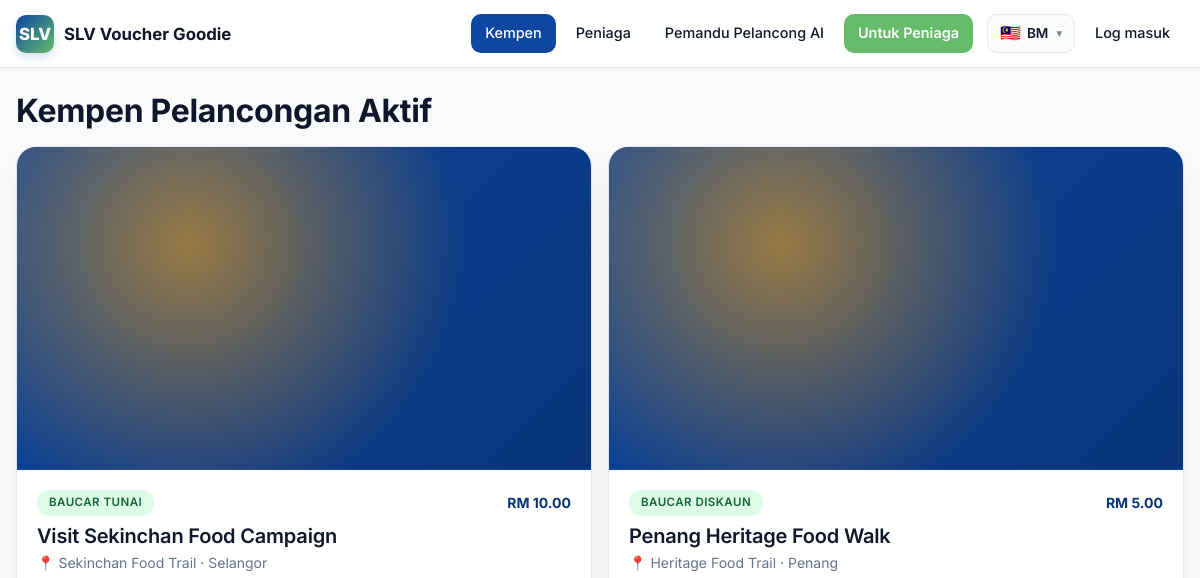
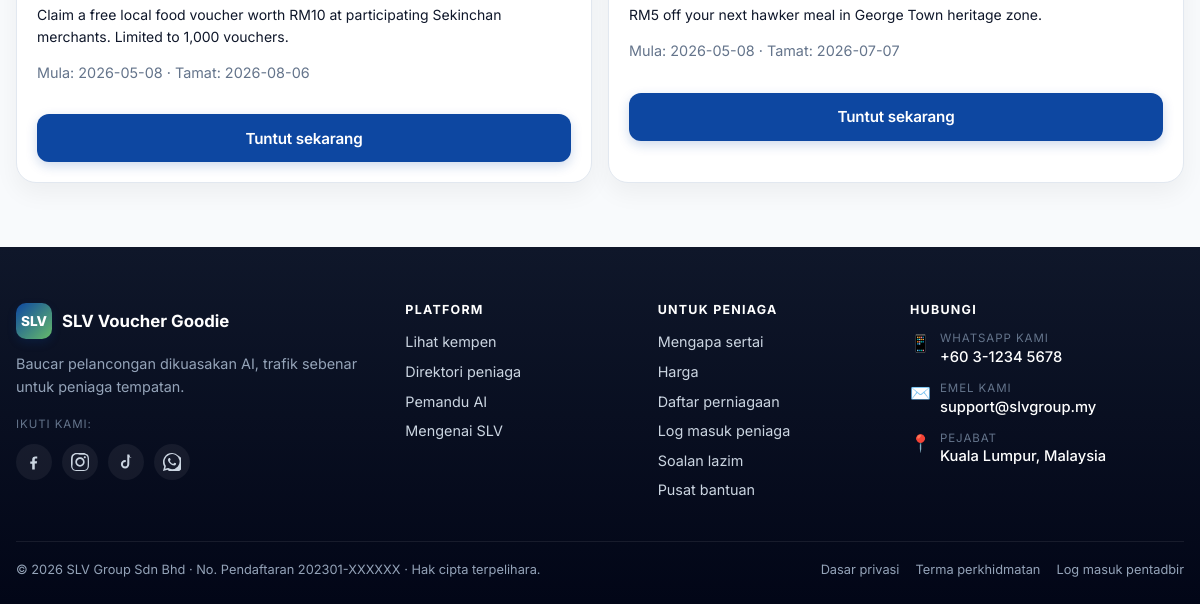
The page /campaigns on the database as committed earlier (2 pictures, top to bottom).
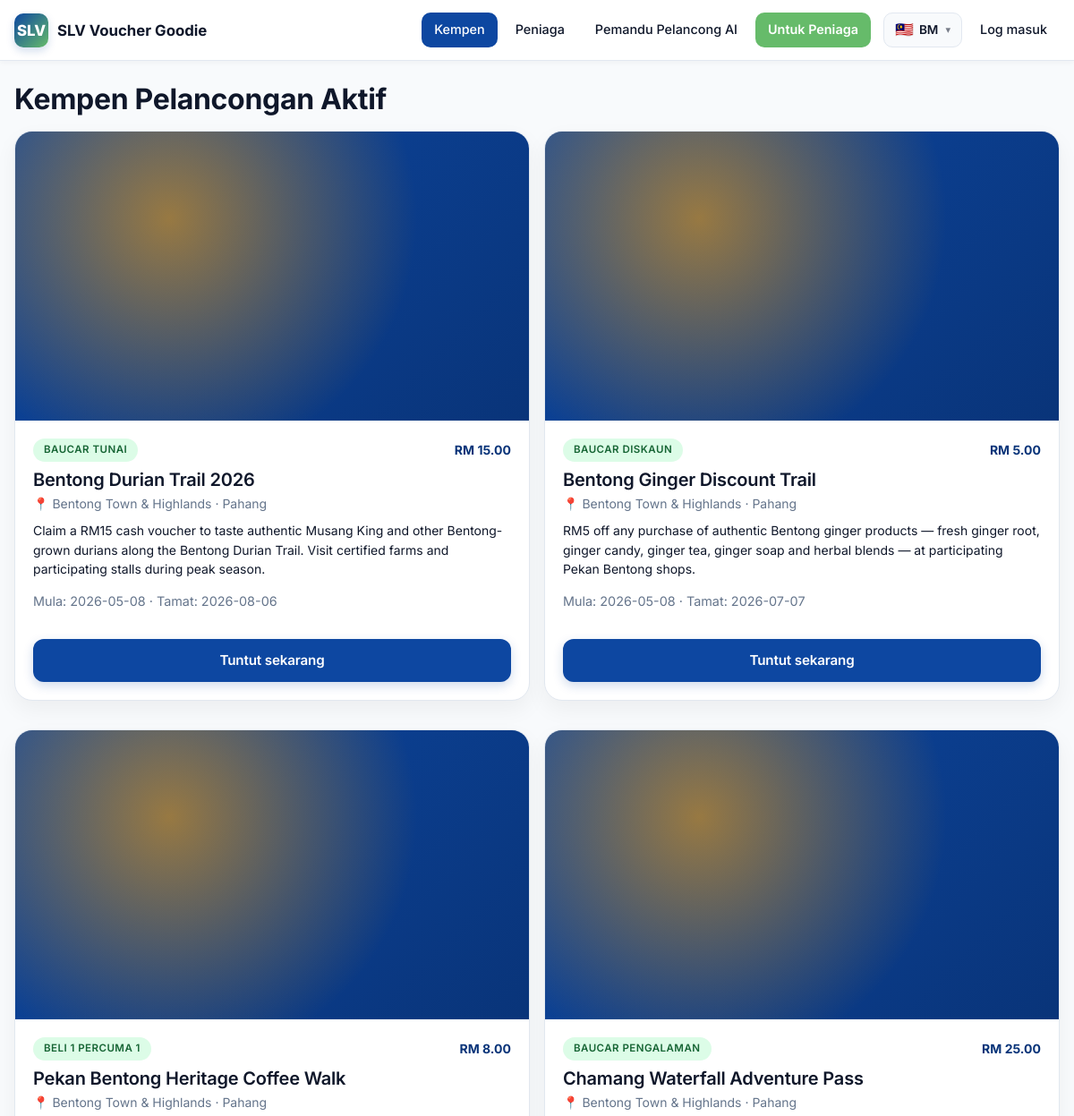
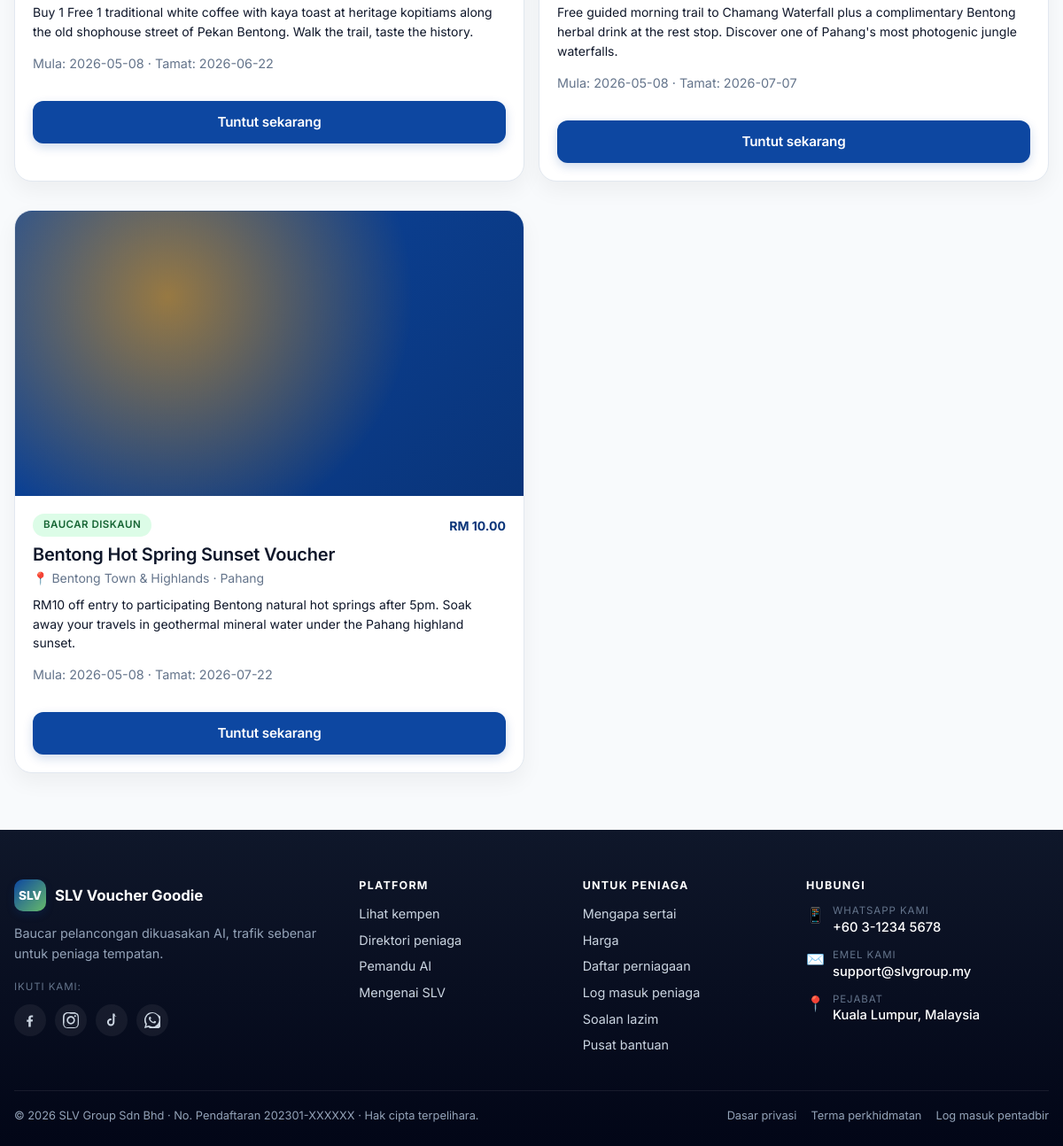
The same page on the database as committed later (2 pictures, top to bottom).
### tables this page shows
CREATE TABLE campaigns (
  id             BIGINT UNSIGNED NOT NULL AUTO_INCREMENT,
  location_id    BIGINT UNSIGNED DEFAULT NULL,
  campaign_name  VARCHAR(180) NOT NULL,
  slug           VARCHAR(180) NOT NULL,
  description    TEXT,
  voucher_type   ENUM('cash','discount','free_gift','b1f1','experience','tourism','festival') NOT NULL DEFAULT 'cash',
  voucher_value  DECIMAL(10,2) NOT NULL DEFAULT 0.00,
  start_date     DATE DEFAULT NULL,
  end_date       DATE DEFAULT NULL,
  banner_image   VARCHAR(255) DEFAULT NULL,
  claim_limit    INT UNSIGNED NOT NULL DEFAULT 0,  
  terms          TEXT,
  status         ENUM('draft','active','ended','paused') NOT NULL DEFAULT 'draft',
  created_at     DATETIME NOT NULL DEFAULT CURRENT_TIMESTAMP,
  PRIMARY KEY (id),
  UNIQUE KEY uniq_campaigns_slug (slug),
  KEY idx_campaigns_location (location_id),
  CONSTRAINT fk_campaigns_location FOREIGN KEY (location_id) REFERENCES locations(id) ON DELETE SET NULL
);

CREATE TABLE locations (
  id           BIGINT UNSIGNED NOT NULL AUTO_INCREMENT,
  state        VARCHAR(80)  NOT NULL,
  city         VARCHAR(80)  DEFAULT NULL,
  area_name    VARCHAR(120) NOT NULL,
  slug         VARCHAR(80)  NOT NULL,
  description  TEXT,
  banner_image VARCHAR(255) DEFAULT NULL,
  map_link     VARCHAR(500) DEFAULT NULL,
  status       ENUM('active','inactive') NOT NULL DEFAULT 'active',
  created_at   DATETIME NOT NULL DEFAULT CURRENT_TIMESTAMP,
  PRIMARY KEY (id),
  UNIQUE KEY uniq_locations_slug (slug),
  KEY idx_locations_state (state)
);

### app/Views/public/campaigns.php (the view, shortened to what the changed rows need)
<h1 class="mt-0 mb-2"><?= e(__('campaign.list_title')) ?></h1>
<?php if (empty($campaigns)): ?>
  <div class="card text-center text-muted"><?= e(__('campaign.no_campaigns')) ?></div>
<?php else: ?>
  <div class="grid grid-2">
    <?php foreach ($campaigns as $c): ?>
      <article class="card" style="padding:0; overflow:hidden;">
        <?php if (!empty($c['banner_image'])): ?>
          <div class="campaign-thumb"
               style="background-image: url('<?= e(asset_or_upload($c['banner_image'])) ?>');"></div>
        <?php else: ?>
          <div class="campaign-thumb campaign-thumb-fallback"></div>
        <?php endif; ?>
        <div style="padding:20px;">
        <div class="flex-between mb-1">
          <span class="pill pill-success"><?= e(__('campaign.types.' . $c['voucher_type'])) ?></span>
          <span class="font-bold" style="color:var(--c-primary-dk);"><?= e(rm($c['voucher_value'])) ?></span>
        </div>
        <h2 style="margin:.2em 0;"><?= e($c['campaign_name']) ?></h2>
        <p class="text-muted" style="margin:0 0 6px;">
          📍 <?= e($c['location_name'] ?? '') ?> · <?= e($c['location_state'] ?? '') ?>
        </p>
        <p style="margin:8px 0;"><?= nl2br(e($c['description'] ?? '')) ?></p>
        <p class="text-muted" style="font-size:.9rem;">
          <?= e(__('campaign.starts')) ?>: <?= e($c['start_date'] ?: '—') ?> ·
          <?= e(__('campaign.ends')) ?>: <?= e($c['end_date'] ?: '—') ?>
        </p>
        <a href="<?= e(url('/campaigns/' . $c['id'])) ?>" class="btn btn-primary btn-block mt-2"><?= e(__('campaign.claim_now')) ?></a>
        </div>
      </article>
    <?php endforeach; ?>
  </div>
<?php endif; ?>

### app/Core/Router.php (shortened to what the changed rows need)
<?php
class Router
{
    private array $routes = [
        'GET' => [], 'POST' => [], 'PUT' => [], 'DELETE' => [],
    ];
    private array $groupMiddleware = [];
    public function group(array $middleware, callable $callback): void
    {
        $previous = $this->groupMiddleware;
        $this->groupMiddleware = array_merge($previous, $middleware);
        $this->groupMiddleware = $previous;
    }
    private function add(string $method, string $path, array $handler, array $middleware): void
    {
        $pattern = preg_replace('#\{([a-zA-Z_][a-zA-Z0-9_]*)\}#', '(?P<$1>[^/]+)', $path);
        $pattern = '#^' . rtrim($pattern, '/') . '/?$#';
        $this->routes[$method][] = [
            'pattern'    => $pattern,
            'handler'    => $handler,
            'middleware' => array_merge($this->groupMiddleware, $middleware),
        ];
    }
    public function dispatch(): void
    {
        $method = $_SERVER['REQUEST_METHOD'] ?? 'GET';
        $uri = parse_url($_SERVER['REQUEST_URI'] ?? '/', PHP_URL_PATH) ?: '/';
        $uri = rtrim($uri, '/') ?: '/';
        foreach ($this->routes[$method] ?? [] as $route) {
            if (preg_match($route['pattern'], $uri, $matches)) {
                $params = array_filter($matches, 'is_string', ARRAY_FILTER_USE_KEY);
                [$controllerClass, $action] = $route['handler'];
                $controller = new $controllerClass();
                $controller->{$action}($params);
                return;
            }
        }
    }
}

### app/Views/partials/topbar.php (shortened to what the changed rows need)
<?php
$lang = \App\Core\Lang::current();
$path = parse_url($_SERVER['REQUEST_URI'] ?? '/', PHP_URL_PATH);
$isActive = fn (string $p) => $path === $p || str_starts_with($path, $p . '/') ? 'active' : '';
$languages = [
    'ms' => ['flag' => '🇲🇾', 'short' => 'BM', 'label' => 'Bahasa Melayu'],
    'en' => ['flag' => '🇬🇧', 'short' => 'EN', 'label' => 'English'],
    'zh' => ['flag' => '🇨🇳', 'short' => '中文', 'label' => '中文'],
];
$currentLang = $languages[$lang] ?? $languages['ms'];
?>
<header class="topbar">
  <div class="topbar-inner">
    <a href="<?= e(url('/')) ?>" class="brand">
      <span class="brand-logo">SLV</span>
      <span class="hide-sm"><?= e(__('app.name')) ?></span>
    </a>
    <nav>
      <a href="<?= e(url('/campaigns')) ?>" class="<?= $isActive('/campaigns') ?>"><?= e(__('nav.campaigns')) ?></a>
      <a href="<?= e(url('/merchants')) ?>" class="<?= $isActive('/merchants') ?>"><?= e(__('nav.merchants')) ?></a>
      <a href="<?= e(url('/chat')) ?>" class="<?= $isActive('/chat') ?>"><?= e(__('nav.chat')) ?></a>
      <a href="<?= e(url('/for-merchants')) ?>" class="<?= $isActive('/for-merchants') ?>"
         style="background:var(--c-accent);color:#fff;font-weight:600;">
        <?= e(__('for_merchants.nav')) ?>
      </a>
      <details class="lang-dropdown" data-lang-dropdown>
        <summary aria-label="<?= e(__('common.language')) ?>">
          <span class="flag"><?= $currentLang['flag'] ?></span>
          <span class="short"><?= e($currentLang['short']) ?></span>
        </summary>
      </details>
      <?php if (\App\Core\Auth::check()): ?>
        <?php if (\App\Core\Auth::role() === 'merchant'): ?>
          <a href="<?= e(url('/merchant')) ?>" class="hide-sm"><?= e(__('nav.merchant_portal')) ?></a>
        <?php elseif (in_array(\App\Core\Auth::role(), ['admin','gov'], true)): ?>
          <a href="<?= e(url('/admin')) ?>" class="hide-sm"><?= e(__('nav.admin')) ?></a>
        <?php endif; ?>
      <?php else: ?>
        <a href="<?= e(url('/merchant/login')) ?>" class="hide-sm"><?= e(__('nav.login')) ?></a>
      <?php endif; ?>
    </nav>
  </div>
</header>

### app/Views/partials/footer_block.php (shortened to what the changed rows need)
<?php
$company = config('config.company', []);
$waNumber = preg_replace('/\D+/', '', (string) ($company['whatsapp'] ?? ''));
$waLink = $waNumber !== '' ? 'https://wa.me/' . $waNumber : '#';
$mailto = 'mailto:' . ($company['email'] ?? 'info@example.com');
$social = $company['social'] ?? [];
?>
<footer class="footer" role="contentinfo">
  <div class="footer-inner">
    <div class="footer-grid">
      <div class="footer-brand">
        <a href="<?= e(url('/')) ?>" class="footer-brand-row">
          <span class="brand-logo">SLV</span>
          <strong><?= e(__('app.name')) ?></strong>
        </a>
        <p class="footer-tagline"><?= e(__('footer.tagline')) ?></p>
        <?php if (!empty($social)): ?>
          <div class="footer-social" aria-label="<?= e(__('footer.follow')) ?>">
            <span class="footer-social-label"><?= e(__('footer.follow')) ?>:</span>
            <?php if (!empty($social['facebook'])): ?>
              <a href="<?= e($social['facebook']) ?>" target="_blank" rel="noopener" aria-label="Facebook" title="Facebook">
                <svg viewBox="0 0 24 24" width="18" height="18" fill="currentColor" aria-hidden="true"><path d="M13 22v-8h2.7l.4-3.1H13V8.9c0-.9.3-1.5 1.6-1.5h1.7V4.6c-.3 0-1.3-.1-2.5-.1-2.5 0-4.2 1.5-4.2 4.3v2.4H7v3.1h2.6V22z"/></svg>
              </a>
            <?php endif; ?>
            <?php if (!empty($social['instagram'])): ?>
              <a href="<?= e($social['instagram']) ?>" target="_blank" rel="noopener" aria-label="Instagram" title="Instagram">
              </a>
            <?php endif; ?>
            <?php if (!empty($social['tiktok'])): ?>
              <a href="<?= e($social['tiktok']) ?>" target="_blank" rel="noopener" aria-label="TikTok" title="TikTok">
                <svg viewBox="0 0 24 24" width="18" height="18" fill="currentColor" aria-hidden="true"><path d="M19.6 6.7a5.4 5.4 0 0 1-3.2-1V15a5.6 5.6 0 1 1-5.6-5.6c.3 0 .6 0 .9.1v2.7c-.3-.1-.6-.1-.9-.1a2.9 2.9 0 1 0 2.9 2.9V2h2.7a5.4 5.4 0 0 0 3.2 4.7z"/></svg>
              </a>
            <?php endif; ?>
            <a href="<?= e($waLink) ?>" target="_blank" rel="noopener" aria-label="WhatsApp" title="WhatsApp">
            </a>
          </div>
        <?php endif; ?>
      </div>
      <div class="footer-col">
        <h4><?= e(__('footer.col_platform')) ?></h4>
        <ul>
          <li><a href="<?= e(url('/campaigns')) ?>"><?= e(__('footer.link_campaigns')) ?></a></li>
          <li><a href="<?= e(url('/merchants')) ?>"><?= e(__('footer.link_listing')) ?></a></li>
          <li><a href="<?= e(url('/chat')) ?>"><?= e(__('footer.link_chat')) ?></a></li>
          <li><a href="<?= e(url('/about')) ?>"><?= e(__('footer.link_about')) ?></a></li>
        </ul>
      </div>
      <div class="footer-col">
        <h4><?= e(__('footer.col_merchants')) ?></h4>
        <ul>
          <li><a href="<?= e(url('/for-merchants')) ?>"><?= e(__('footer.link_join')) ?></a></li>
          <li><a href="<?= e(url('/for-merchants#pricing')) ?>"><?= e(__('footer.link_pricing')) ?></a></li>
          <li><a href="<?= e(url('/merchant/register')) ?>"><?= e(__('footer.link_register')) ?></a></li>
          <li><a href="<?= e(url('/merchant/login')) ?>"><?= e(__('footer.link_login')) ?></a></li>
          <li><a href="<?= e(url('/for-merchants#faq')) ?>"><?= e(__('footer.link_faq')) ?></a></li>
          <li><a href="<?= e(url('/contact')) ?>"><?= e(__('footer.link_help')) ?></a></li>
        </ul>
      </div>
      <div class="footer-col footer-contact">
        <h4><?= e(__('footer.col_contact')) ?></h4>
        <ul>
          <?php if (!empty($company['whatsapp'])): ?>
            <li class="contact-item">
              <a href="<?= e($waLink) ?>" target="_blank" rel="noopener" class="contact-link">
                <span class="contact-icon">📱</span>
                <span class="contact-text">
                  <span class="contact-label"><?= e(__('footer.whatsapp_label')) ?></span>
                  <span class="contact-value"><?= e($company['phone'] ?? '+60 ' . $waNumber) ?></span>
                </span>
              </a>
            </li>
          <?php endif; ?>
          <?php if (!empty($company['email'])): ?>
            <li class="contact-item">
              <a href="<?= e($mailto) ?>" class="contact-link">
                <span class="contact-icon">✉️</span>
                <span class="contact-text">
                  <span class="contact-label"><?= e(__('footer.email_label')) ?></span>
                  <span class="contact-value"><?= e($company['email']) ?></span>
                </span>
              </a>
            </li>
          <?php endif; ?>
          <?php if (!empty($company['address'])): ?>
            <li class="contact-item">
              <span class="contact-icon">📍</span>
              <span class="contact-text">
                <span class="contact-label"><?= e(__('footer.address_label')) ?></span>
                <span class="contact-value"><?= e($company['address']) ?></span>
              </span>
            </li>
          <?php endif; ?>
        </ul>
      </div>
    </div>
    <div class="footer-bottom">
      <div class="footer-bottom-left">
        &copy; <?= date('Y') ?>
        <?= e(__('footer.company', [
            'name' => $company['name'] ?? 'SLV',
            'reg'  => $company['reg_no'] ?? '—',
        ])) ?>
        · <?= e(__('footer.rights')) ?>
      </div>
      <div class="footer-bottom-right">
        <a href="<?= e(url('/privacy')) ?>"><?= e(__('footer.link_privacy')) ?></a>
        <a href="<?= e(url('/terms')) ?>"><?= e(__('footer.link_terms')) ?></a>
        <a href="<?= e(url('/admin/login')) ?>"><?= e(__('footer.link_admin')) ?></a>
      </div>
    </div>
  </div>
</footer>

Rows that differ between the two databases and show on the page:
changed campaigns "BAUCAR TUNAI": voucher_value "RM 10.00" → "RM 15.00"; campaign_name "Visit Sekinchan Food Campaign" → "Bentong Durian Trail 2026"; location.area_name "Sekinchan Food Trail" → "Bentong Town & Highlands"; location.state "Selangor" → "Pahang"; description "Claim a free local food voucher worth RM10 at participating Sekinchan merchants. Limited to 1,000 vouchers." → "Claim a RM15 cash voucher to taste authentic Musang King and other Bentong-grown durians along the Bentong Durian Trail. Visit certified farms and participating stalls during peak season."
changed campaigns "RM 5.00": campaign_name "Penang Heritage Food Walk" → "Bentong Ginger Discount Trail"; location.area_name "Heritage Food Trail" → "Bentong Town & Highlands"; location.state "Penang" → "Pahang"; description "RM5 off your next hawker meal in George Town heritage zone." → "RM5 off any purchase of authentic Bentong ginger products — fresh ginger root, ginger candy, ginger tea, ginger soap and herbal blends — at participating Pekan Bentong shops."
added campaigns: voucher_type "BELI 1 PERCUMA 1", voucher_value "RM 8.00", campaign_name "Pekan Bentong Heritage Coffee Walk", location.area_name "Bentong Town & Highlands", location.state "Pahang", description "Buy 1 Free 1 traditional white coffee with kaya toast at heritage kopitiams along the old shophouse street of Pekan Bentong. Walk the trail, taste the history.", start_date "2026-05-08", end_date "2026-06-22"
added campaigns: voucher_type "BAUCAR PENGALAMAN", voucher_value "RM 25.00", campaign_name "Chamang Waterfall Adventure Pass", location.area_name "Bentong Town & Highlands", location.state "Pahang", description "Free guided morning trail to Chamang Waterfall plus a complimentary Bentong herbal drink at the rest stop. Discover one of Pahang's most photogenic jungle waterfalls.", start_date "2026-05-08", end_date "2026-07-07"
added campaigns: voucher_type "BAUCAR DISKAUN", voucher_value "RM 10.00", campaign_name "Bentong Hot Spring Sunset Voucher", location.area_name "Bentong Town & Highlands", location.state "Pahang", description "RM10 off entry to participating Bentong natural hot springs after 5pm. Soak away your travels in geothermal mineral water under the Pahang highland sunset.", start_date "2026-05-08", end_date "2026-07-22"
